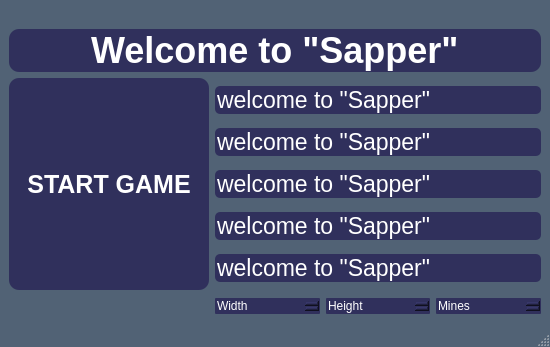
<?xml version="1.0" encoding="UTF-8"?>
<ui version="4.0">
 <class>MainWindow</class>
 <widget class="QMainWindow" name="MainWindow">
  <property name="geometry">
   <rect>
    <x>0</x>
    <y>0</y>
    <width>550</width>
    <height>347</height>
   </rect>
  </property>
  <property name="sizePolicy">
   <sizepolicy hsizetype="Fixed" vsizetype="Fixed">
    <horstretch>9</horstretch>
    <verstretch>0</verstretch>
   </sizepolicy>
  </property>
  <property name="minimumSize">
   <size>
    <width>550</width>
    <height>300</height>
   </size>
  </property>
  <property name="maximumSize">
   <size>
    <width>550</width>
    <height>347</height>
   </size>
  </property>
  <property name="windowTitle">
   <string>MainWindow</string>
  </property>
  <property name="styleSheet">
   <string notr="true">QMainWindow
{
	background-color: #516275;
}</string>
  </property>
  <widget class="QWidget" name="centralwidget">
   <layout class="QGridLayout" name="gridLayout">
    <item row="1" column="0" colspan="4">
     <widget class="QLineEdit" name="HelloWords">
      <property name="font">
       <font>
        <pointsize>27</pointsize>
        <bold>true</bold>
       </font>
      </property>
      <property name="cursor">
       <cursorShape>ArrowCursor</cursorShape>
      </property>
      <property name="styleSheet">
       <string notr="true">QLineEdit
{
	background-color:  #30305C;
	border-radius: 10px;
	color: white;
	font-weight: bold;
}
</string>
      </property>
      <property name="text">
       <string>Welcome to &quot;Sapper&quot;</string>
      </property>
      <property name="alignment">
       <set>Qt::AlignmentFlag::AlignCenter</set>
      </property>
      <property name="readOnly">
       <bool>true</bool>
      </property>
     </widget>
    </item>
    <item row="0" column="0">
     <spacer name="verticalSpacer">
      <property name="orientation">
       <enum>Qt::Orientation::Vertical</enum>
      </property>
      <property name="sizeType">
       <enum>QSizePolicy::Policy::Minimum</enum>
      </property>
      <property name="sizeHint" stdset="0">
       <size>
        <width>20</width>
        <height>20</height>
       </size>
      </property>
     </spacer>
    </item>
    <item row="2" column="0" rowspan="2">
     <widget class="QPushButton" name="StartButton">
      <property name="sizePolicy">
       <sizepolicy hsizetype="Fixed" vsizetype="Preferred">
        <horstretch>0</horstretch>
        <verstretch>0</verstretch>
       </sizepolicy>
      </property>
      <property name="minimumSize">
       <size>
        <width>200</width>
        <height>0</height>
       </size>
      </property>
      <property name="maximumSize">
       <size>
        <width>210</width>
        <height>16777215</height>
       </size>
      </property>
      <property name="styleSheet">
       <string notr="true">QPushButton
{
	background-color: #30305C;
	border-radius: 10px;
	font-size: 25px;
	color: white;
	font-weight: bold;
}
QPushButton::pressed
{
	background-color: #303030;
}
QPushButton::released
{
	background-color: #30305C;
}</string>
      </property>
      <property name="text">
       <string>START GAME</string>
      </property>
     </widget>
    </item>
    <item row="2" column="1" rowspan="2" colspan="3">
     <layout class="QGridLayout" name="gridLayout_2">
      <item row="0" column="0">
       <widget class="QLineEdit" name="first">
        <property name="font">
         <font>
          <pointsize>17</pointsize>
         </font>
        </property>
        <property name="styleSheet">
         <string notr="true">QLineEdit
{
	background-color:  #30305C;
	border-radius: 5px;
	color: white;
}
</string>
        </property>
        <property name="text">
         <string>welcome to &quot;Sapper&quot;</string>
        </property>
        <property name="readOnly">
         <bool>true</bool>
        </property>
       </widget>
      </item>
      <item row="1" column="0">
       <widget class="QLineEdit" name="second">
        <property name="font">
         <font>
          <pointsize>17</pointsize>
         </font>
        </property>
        <property name="styleSheet">
         <string notr="true">QLineEdit
{
	background-color:  #30305C;
	border-radius: 5px;
	color: white;
}
</string>
        </property>
        <property name="text">
         <string>welcome to &quot;Sapper&quot;</string>
        </property>
        <property name="readOnly">
         <bool>true</bool>
        </property>
       </widget>
      </item>
      <item row="2" column="0">
       <widget class="QLineEdit" name="ferd">
        <property name="font">
         <font>
          <pointsize>17</pointsize>
         </font>
        </property>
        <property name="styleSheet">
         <string notr="true">QLineEdit
{
	background-color:  #30305C;
	border-radius: 5px;
	color: white;
}
</string>
        </property>
        <property name="text">
         <string>welcome to &quot;Sapper&quot;</string>
        </property>
        <property name="readOnly">
         <bool>true</bool>
        </property>
       </widget>
      </item>
      <item row="3" column="0">
       <widget class="QLineEdit" name="forth">
        <property name="font">
         <font>
          <pointsize>17</pointsize>
         </font>
        </property>
        <property name="styleSheet">
         <string notr="true">QLineEdit
{
	background-color:  #30305C;
	border-radius: 5px;
	color: white;
}
</string>
        </property>
        <property name="text">
         <string>welcome to &quot;Sapper&quot;</string>
        </property>
       </widget>
      </item>
      <item row="4" column="0">
       <widget class="QLineEdit" name="fifth">
        <property name="font">
         <font>
          <pointsize>17</pointsize>
         </font>
        </property>
        <property name="styleSheet">
         <string notr="true">QLineEdit
{
	background-color:  #30305C;
	border-radius: 5px;
	color: white;
}
</string>
        </property>
        <property name="text">
         <string>welcome to &quot;Sapper&quot;</string>
        </property>
       </widget>
      </item>
     </layout>
    </item>
    <item row="4" column="3">
     <widget class="QSpinBox" name="mineBox">
      <property name="cursor">
       <cursorShape>ForbiddenCursor</cursorShape>
      </property>
      <property name="styleSheet">
       <string notr="true">QSpinBox
{
	background-color: #30305C;
	border-radius: 1px;
	color: white;
}
</string>
      </property>
      <property name="specialValueText">
       <string>Mines</string>
      </property>
      <property name="suffix">
       <string/>
      </property>
      <property name="prefix">
       <string>  Mines     </string>
      </property>
      <property name="minimum">
       <number>10</number>
      </property>
      <property name="maximum">
       <number>100</number>
      </property>
     </widget>
    </item>
    <item row="4" column="0">
     <spacer name="verticalSpacer_2">
      <property name="orientation">
       <enum>Qt::Orientation::Vertical</enum>
      </property>
      <property name="sizeType">
       <enum>QSizePolicy::Policy::Minimum</enum>
      </property>
      <property name="sizeHint" stdset="0">
       <size>
        <width>20</width>
        <height>20</height>
       </size>
      </property>
     </spacer>
    </item>
    <item row="4" column="1">
     <widget class="QSpinBox" name="widthBox">
      <property name="cursor">
       <cursorShape>ForbiddenCursor</cursorShape>
      </property>
      <property name="styleSheet">
       <string notr="true">QSpinBox
{
	background-color: #30305C;
	border-radius: 1px;
	color: white;
}
</string>
      </property>
      <property name="specialValueText">
       <string>Width</string>
      </property>
      <property name="prefix">
       <string>Width    </string>
      </property>
      <property name="minimum">
       <number>8</number>
      </property>
     </widget>
    </item>
    <item row="4" column="2">
     <widget class="QSpinBox" name="heightBox">
      <property name="cursor">
       <cursorShape>ForbiddenCursor</cursorShape>
      </property>
      <property name="styleSheet">
       <string notr="true">QSpinBox
{
	background-color: #30305C;
	border-radius: 1px;
	color: white;
}
</string>
      </property>
      <property name="wrapping">
       <bool>false</bool>
      </property>
      <property name="specialValueText">
       <string>Height</string>
      </property>
      <property name="prefix">
       <string>Height    </string>
      </property>
      <property name="minimum">
       <number>8</number>
      </property>
     </widget>
    </item>
   </layout>
  </widget>
  <widget class="QMenuBar" name="menubar">
   <property name="geometry">
    <rect>
     <x>0</x>
     <y>0</y>
     <width>550</width>
     <height>24</height>
    </rect>
   </property>
   <property name="nativeMenuBar">
    <bool>true</bool>
   </property>
  </widget>
  <widget class="QStatusBar" name="statusbar"/>
 </widget>
 <resources/>
 <connections/>
</ui>
